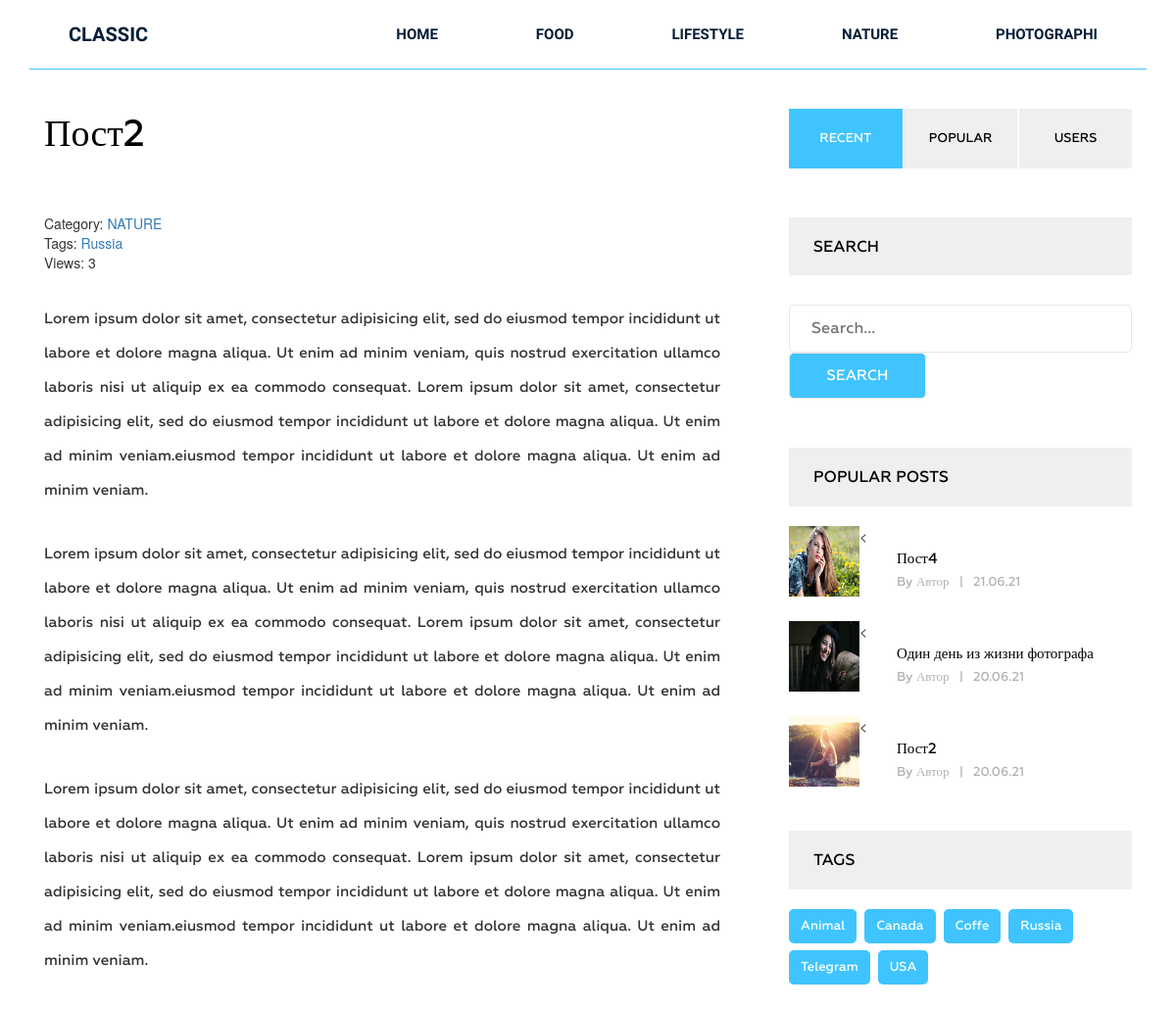
Before: /post/post2/ (upper part) with the older database file.
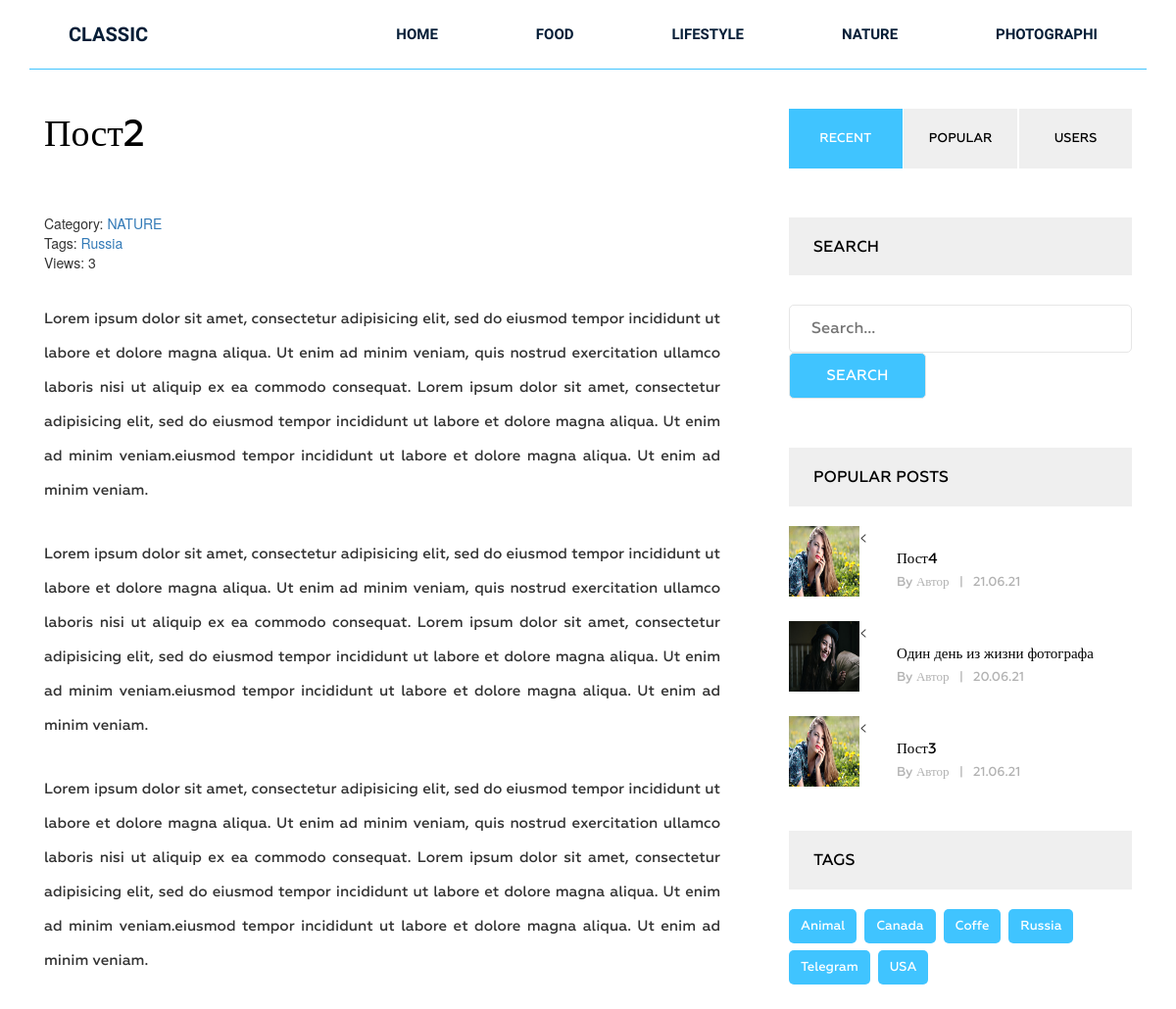
After: the same page with the newer database file.
### Blog/models.py (models this page shows, shortened)
class Category(models.Model):
    title = models.CharField(max_length=250, verbose_name='Наименование')
    slug = models.SlugField(max_length=50, verbose_name='Url', unique=True)
    def __str__(self):
        return self.title
    def get_absolute_url(self):
        return reverse('category', kwargs={'slug': self.slug})
    class Meta():
        verbose_name = 'Категория (ю)'
        verbose_name_plural = 'Категории'
        ordering = ['title']

class Tag(models.Model):
    title = models.CharField(max_length=50, verbose_name='Наименование')
    slug = models.SlugField(max_length=50, verbose_name='Url', unique=True)
    def get_absolute_url(self):
        return reverse('tag', kwargs={'slug': self.slug})
    class Meta():
        verbose_name = 'Тег'
        verbose_name_plural = 'Теги'
        ordering = ['title']

class Post(models.Model):
    title = models.CharField(max_length=250, verbose_name='Наименование')
    slug = models.SlugField(max_length=50, verbose_name='Url', unique=True)
    author = models.CharField(max_length=100, verbose_name='Автор')
    content = models.TextField(blank=True, verbose_name='Контент')
    created_at = models.DateTimeField(auto_now_add=True, verbose_name='Дата создания')
    photo = models.ImageField(upload_to='photos/%Y/%m/%d/',blank=True, verbose_name='Изображение')
    views = models.IntegerField(default=0, verbose_name='Просмотры')
    category = models.ForeignKey(Category, on_delete=models.PROTECT, related_name='posts')
    tags = models.ManyToManyField(Tag, blank=True, related_name='posts', verbose_name='Посты')
    def get_absolute_url(self):
        return reverse('post', kwargs={'slug': self.slug})
    class Meta():
        verbose_name = 'Статья'
        verbose_name_plural = 'Статьи'
        ordering = ['-created_at']

### Blog/views.py (the view)
# urls.py: path('post/<str:slug>/', GetPost.as_view(), name='post'),
class GetPost(DetailView):
    model = Post
    template_name = 'Blog/single.html'
    context_object_name = 'posts'
    def get_context_data(self, *, object_list=None, **kwargs):
        context = super().get_context_data(**kwargs)
        self.object.views = F('views') + 1
        self.object.save()
        self.object.refresh_from_db()
        return context

### Blog/templatetags/menu.py (called while the page is built)
@register.inclusion_tag('Blog/menu_tpl.html')
def show_menu(menu_class='menu'):
    categories = Category.objects.all()
    return {'categories': categories, 'menu_class': menu_class}

### Blog/templatetags/sidebar.py (called while the page is built)
@register.inclusion_tag('Blog/popular_posts_tpl.html')
def get_popular(cnt=3):
    posts = Post.objects.order_by('-views')[:cnt]
    return {'posts': posts}

@register.inclusion_tag('Blog/tags_tpl.html')
def get_tags():
    tags = Tag.objects.all()
    return {'tags': tags}

### Blog/templates/Blog/single.html (shortened to what this page needs)
{% extends 'base.html' %}
{% load static %}
{% load sidebar %}
{% block content %}
<section class="single-blog-area">
    <div class="container">
        <div class="row">
           <div class="col-md-12">
            <div class="border-top">
                <div class="col-md-8">
                <div class="blog-area">
                    <div class="blog-area-part">
                        <h2>{{ posts.title }}</h2>
                        <div class="single-content">
                            <div>
                              <span>Category: <a href="{{ postss.category.get_absolute_url }}">{{ posts.category }}</a></span>
                              <br>
                              {% if posts.tags.exists %}
                                <span>Tags:
                                  {% for tag in posts.tags.all %}
                                    <a href="{{ tag.get_absolute_url }}">{{ tag.title }}</a>
                                  {% endfor %}
                                </span>
                                <br>
                              {% endif %}
                              <span>Views: {{ posts.views }}</span>
                            </div>
                             {{ posts.content|safe }}
                        </div>
                    </div>
                </div>
            </div>
            <div class="col-md-4">
                <div class="button-group filters-button-group">
                    <button data-filter=".recent" class="button is-checked">Recent</button>
                    <button data-filter=".popular" class="button">popular</button>
                    <button data-filter=".users" class="button">Users</button>
                </div>
                <div class="newsletter">
                    <h2 class="sidebar-title">Search</h2>
                    <form action="{% url 'search' %}" method="get">
                        <input type="text" name="s" placeholder="Search...">
                        <input type="submit" value="Search">
                    </form>
                </div>
                {% get_popular 3 %}
                {% get_tags %}
            </div>
            </div>
            </div>
        </div>
    </div>
</section>
{% endblock %}

### Blog/templates/Blog/menu_tpl.html
<div class="{{ menu_class }}">
    <ul>
        <li><a href="{% url 'home' %}">Home</a></li>
        {% for item in categories %}
          <li><a href="{{ item.get_absolute_url }}">{{ item.title }}</a></li>
        {% endfor %}
    </ul>
</div>

### Blog/templates/Blog/popular_posts_tpl.html
<h2 class='sidebar-title'>Popular posts</h2>
<div class="grid">
  {% for post in posts %}
  <div class="portfolio-item popular">
      <{% if post.photo %}
      <img src="{{ post.photo.url }}" alt="{{ post.title }}">
      {% else %}
      <img src="https://picsum.photos/id/237/300/201" alt="{{ post.title }}">
      {% endif %}
      <div class="portfolio-text">
          <h5><a href="{{ post.get_absolute_url }}">{{ post.title }}</a></h5>
          <p>By {{ post.author }}<span>|</span>{{ post.created_at|date:"d.m.y" }}</p>
      </div>
  </div>
  {% endfor %}
</div>

### Blog/templates/Blog/tags_tpl.html
<div class="tags">
    <h2 class="sidebar-title">Tags</h2>
    {% for tag in tags %}
      <p><a href="{{ tag.get_absolute_url }}">{{ tag.title }}</a></p>
    {% endfor %}
</div>

Changed rows visible on the page:
no longer on one of the page's lists (row unchanged): Post: title "Пост2", author "Автор", created_at "20.06.21"
now on this page (row edited): Post: photo (picture), title "Пост3", author "Автор", created_at "21.06.21"
